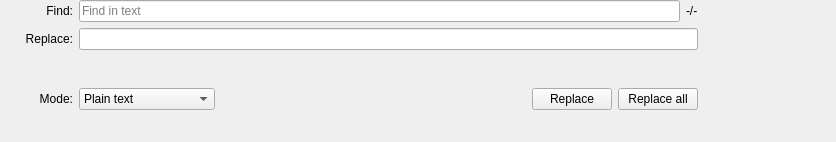
<?xml version="1.0" encoding="UTF-8"?>
<ui version="4.0">
 <class>QPlainTextEditSearchWidget</class>
 <widget class="QWidget" name="QPlainTextEditSearchWidget">
  <property name="geometry">
   <rect>
    <x>0</x>
    <y>0</y>
    <width>836</width>
    <height>142</height>
   </rect>
  </property>
  <property name="autoFillBackground">
   <bool>true</bool>
  </property>
  <layout class="QGridLayout" name="gridLayout">
   <property name="leftMargin">
    <number>0</number>
   </property>
   <property name="topMargin">
    <number>0</number>
   </property>
   <property name="rightMargin">
    <number>0</number>
   </property>
   <property name="bottomMargin">
    <number>0</number>
   </property>
   <item row="0" column="3">
    <widget class="QLineEdit" name="searchLineEdit">
     <property name="placeholderText">
      <string>Find in text</string>
     </property>
    </widget>
   </item>
   <item row="1" column="3" colspan="2">
    <widget class="QLineEdit" name="replaceLineEdit">
     <property name="placeholderText">
      <string/>
     </property>
    </widget>
   </item>
   <item row="0" column="4">
    <widget class="QLabel" name="searchCountLabel">
     <property name="text">
      <string notr="true">-/-</string>
     </property>
    </widget>
   </item>
   <item row="0" column="1">
    <widget class="QLabel" name="searchLabel">
     <property name="text">
      <string>Find:</string>
     </property>
     <property name="alignment">
      <set>Qt::AlignRight|Qt::AlignTrailing|Qt::AlignVCenter</set>
     </property>
    </widget>
   </item>
   <item row="0" column="6">
    <widget class="QPushButton" name="searchUpButton">
     <property name="toolTip">
      <string>Search backward</string>
     </property>
     <property name="text">
      <string/>
     </property>
     <property name="icon">
      <iconset resource="../logo.qrc">
       <normaloff>:/ui/qmarkdownedit_image/go-top.png</normaloff>:/ui/qmarkdownedit_image/go-top.png</iconset>
     </property>
     <property name="flat">
      <bool>true</bool>
     </property>
    </widget>
   </item>
   <item row="1" column="0" colspan="2">
    <widget class="QLabel" name="replaceLabel">
     <property name="text">
      <string>Replace:</string>
     </property>
     <property name="alignment">
      <set>Qt::AlignRight|Qt::AlignTrailing|Qt::AlignVCenter</set>
     </property>
    </widget>
   </item>
   <item row="0" column="0">
    <widget class="QPushButton" name="closeButton">
     <property name="toolTip">
      <string>Close search</string>
     </property>
     <property name="text">
      <string/>
     </property>
     <property name="icon">
      <iconset resource="../logo.qrc">
       <normaloff>:/ui/qmarkdownedit_image/window-close.png</normaloff>:/ui/qmarkdownedit_image/window-close.png</iconset>
     </property>
     <property name="flat">
      <bool>true</bool>
     </property>
    </widget>
   </item>
   <item row="0" column="7">
    <widget class="QPushButton" name="replaceToggleButton">
     <property name="toolTip">
      <string>Advanced search / replace text</string>
     </property>
     <property name="text">
      <string/>
     </property>
     <property name="icon">
      <iconset resource="../logo.qrc">
       <normaloff>:/ui/qmarkdownedit_image/edit-find-replace.png</normaloff>:/ui/qmarkdownedit_image/edit-find-replace.png</iconset>
     </property>
     <property name="checkable">
      <bool>true</bool>
     </property>
     <property name="flat">
      <bool>true</bool>
     </property>
    </widget>
   </item>
   <item row="0" column="5">
    <widget class="QPushButton" name="searchDownButton">
     <property name="toolTip">
      <string>Search forward</string>
     </property>
     <property name="text">
      <string/>
     </property>
     <property name="icon">
      <iconset resource="../logo.qrc">
       <normaloff>:/ui/qmarkdownedit_image/go-bottom.png</normaloff>:/ui/qmarkdownedit_image/go-bottom.png</iconset>
     </property>
     <property name="flat">
      <bool>true</bool>
     </property>
    </widget>
   </item>
   <item row="1" column="5">
    <widget class="QPushButton" name="matchCaseSensitiveButton">
     <property name="toolTip">
      <string>Match case sensitive</string>
     </property>
     <property name="text">
      <string/>
     </property>
     <property name="icon">
      <iconset resource="../logo.qrc">
       <normaloff>:/ui/qmarkdownedit_image/format-text-superscript.png</normaloff>:/ui/qmarkdownedit_image/format-text-superscript.png</iconset>
     </property>
     <property name="checkable">
      <bool>true</bool>
     </property>
     <property name="flat">
      <bool>true</bool>
     </property>
    </widget>
   </item>
   <item row="2" column="0" colspan="2">
    <widget class="QLabel" name="modeLabel">
     <property name="text">
      <string>Mode:</string>
     </property>
     <property name="alignment">
      <set>Qt::AlignRight|Qt::AlignTrailing|Qt::AlignVCenter</set>
     </property>
    </widget>
   </item>
   <item row="2" column="3" colspan="2">
    <widget class="QFrame" name="buttonFrame">
     <property name="frameShape">
      <enum>QFrame::NoFrame</enum>
     </property>
     <layout class="QHBoxLayout" name="horizontalLayout">
      <property name="leftMargin">
       <number>0</number>
      </property>
      <property name="topMargin">
       <number>0</number>
      </property>
      <property name="rightMargin">
       <number>0</number>
      </property>
      <property name="bottomMargin">
       <number>0</number>
      </property>
      <item>
       <widget class="QComboBox" name="modeComboBox">
        <item>
         <property name="text">
          <string>Plain text</string>
         </property>
        </item>
        <item>
         <property name="text">
          <string>Whole words</string>
         </property>
        </item>
        <item>
         <property name="text">
          <string>Regular expression</string>
         </property>
        </item>
       </widget>
      </item>
      <item>
       <spacer name="horizontalSpacer">
        <property name="orientation">
         <enum>Qt::Horizontal</enum>
        </property>
        <property name="sizeHint" stdset="0">
         <size>
          <width>40</width>
          <height>20</height>
         </size>
        </property>
       </spacer>
      </item>
      <item>
       <widget class="QPushButton" name="replaceButton">
        <property name="toolTip">
         <string>Replace one text occurrence</string>
        </property>
        <property name="text">
         <string>Replace</string>
        </property>
        <property name="flat">
         <bool>false</bool>
        </property>
       </widget>
      </item>
      <item>
       <widget class="QPushButton" name="replaceAllButton">
        <property name="toolTip">
         <string>Replace all text occurrences</string>
        </property>
        <property name="text">
         <string>Replace all</string>
        </property>
        <property name="flat">
         <bool>false</bool>
        </property>
       </widget>
      </item>
     </layout>
    </widget>
   </item>
  </layout>
 </widget>
 <tabstops>
  <tabstop>searchLineEdit</tabstop>
  <tabstop>replaceLineEdit</tabstop>
  <tabstop>replaceButton</tabstop>
  <tabstop>replaceAllButton</tabstop>
  <tabstop>searchDownButton</tabstop>
  <tabstop>searchUpButton</tabstop>
  <tabstop>replaceToggleButton</tabstop>
  <tabstop>closeButton</tabstop>
 </tabstops>
 <resources>
  <include location="../logo.qrc"/>
 </resources>
 <connections/>
</ui>
